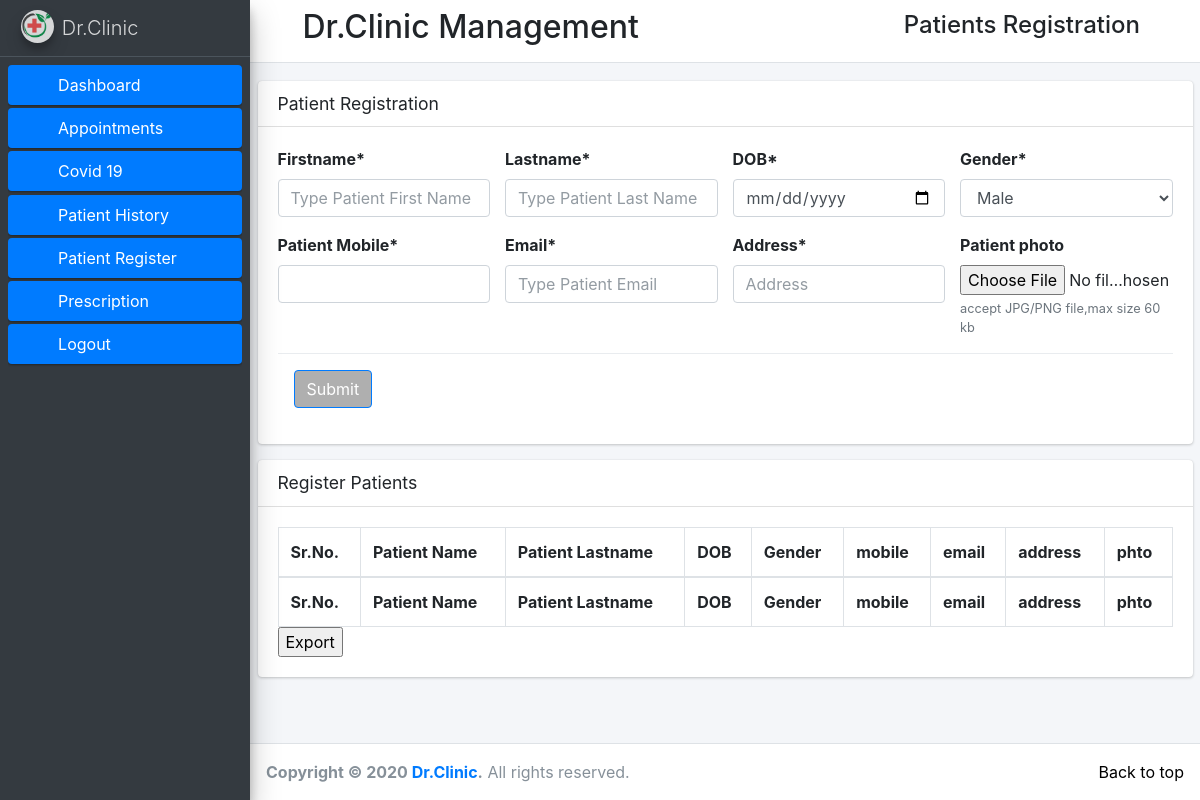
The app's page /registration (signed in), older data.
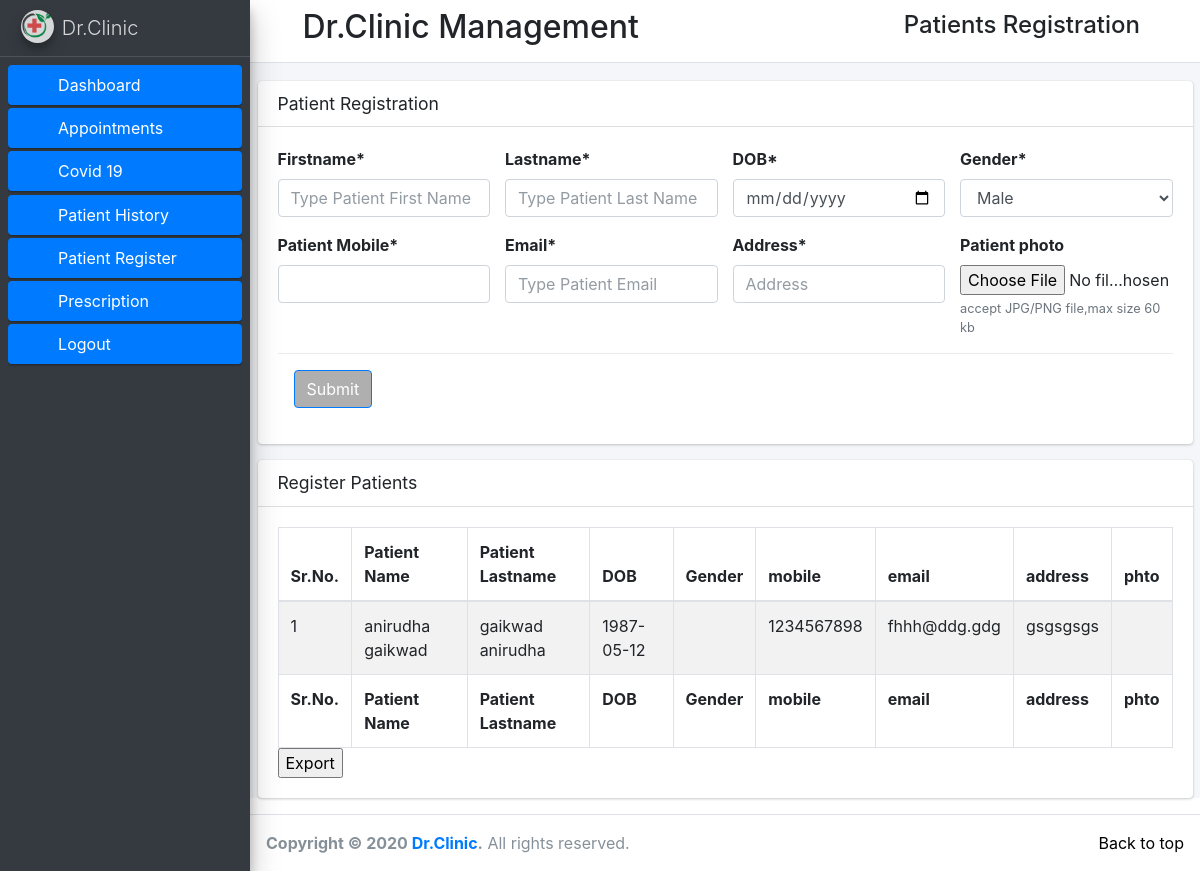
The same page, newer data.
### loginweb/models.py (models this page shows)
class PatientRegister(models.Model):
    fname=models.CharField(max_length=50)
    lname=models.CharField(max_length=50)
    dob=models.CharField(max_length=50)
    gender=models.CharField(max_length=50)
    mobile=models.CharField(max_length=50)
    email=models.CharField(max_length=50)
    address=models.CharField(max_length=100)
    photo=models.ImageField(upload_to="register_patient/imgs",null=True)
    class Meta:
        db_table:"p_register"

### loginweb/views.py (the view, shortened to what this page needs)
# urls.py: path('registration',views.admin_Pregister,name='admin_pregister'),
def admin_Pregister(request):
    if request.session.has_key('username'):
        cname=conf_set.CNAME
        user_name=request.session['username']
        if request.method=='GET':
            pregisterForm=PRegistrationForm()
    pregisterdata=PatientRegister.objects.all()
    context = {
        'pregisterForm': pregisterForm,'company':cname,'user':user_name,'page_title':"Patients Registration","pregisterdata":pregisterdata,}
    return render(request, "drviews/registration.html",context)

### templates/drviews/registration.html (shortened to what this page needs)
{% extends "layout/admin_base_layout.html" %}
{% load static %}
{% load crispy_forms_tags %}
{% block content %}
<br>
<div class="container">
<div class="card">
  <div class="card-header">
    <h3 class="card-title">Patient Registration</h3>
  </div>
  <div class="card-body">
    <form enctype="multipart/form-data" method="POST" id="myform">
      <div class="row">
        <div class="col-sm-3">
          <div class="form-group">
            {{ pregisterForm.PR_firstname|as_crispy_field }}
          </div>
        </div>
        <div class="col-sm-3">
          <div class="form-group">
            {{ pregisterForm.PR_lastname|as_crispy_field }}
          </div>
        </div>
        <div class="col-sm-3">
          <div class="form-group" >
            {{ pregisterForm.PR_dob|as_crispy_field }}
          </div>
        </div>
        <div class="col-sm-3">
          <div class="form-group" >
            {{ pregisterForm.PR_sex|as_crispy_field }}
          </div>
        </div>
        <div class="col-sm-3">
          <div class="form-group" >
            {{ pregisterForm.PR_mobile|as_crispy_field }}
          </div>
        </div>
        <div class="col-sm-3">
          <div class="form-group" >
            {{ pregisterForm.PR_email|as_crispy_field }}
          </div>
        </div>
        <div class="col-sm-3">
          <div class="form-group" >
            {{ pregisterForm.PR_address|as_crispy_field }}
          </div>
        </div>
        <div class="col-sm-3">
          <div class="form-group" >
            {{ pregisterForm.PR_photo|as_crispy_field }}
          </div>
        </div>
    </div>
    <div class="modal-footer justify-content-between">
      <button type="submit" class="btn btn-primary">Submit</button>
    </div>
</form>
  </div>
</div>
<div class="card">
  <div class="card-header">
    <h3 class="card-title">Register Patients</h3>
  </div>
  <div class="card-body">
    <table id="example1" class="table table-bordered table-striped">
      <thead>
      <tr>
        <th>Sr.No.</th>
        <th>Patient Name</th>
        <th>Patient Lastname</th>
        <th>DOB</th>
        <th>Gender</th>
        <th>mobile</th>
        <th>email</th>
        <th>address</th>
        <th>phto</th>
      </tr>
      </thead>
      <tbody>
        {% for xyz in pregisterdata %}
      <tr>
        <td>{{forloop.counter}}</td>
        <td>{{xyz.fname}}</td>
        <td>{{xyz.lname}}</td>
        <td>{{xyz.dob}}</td>
        <td>{{xyz.gender}}</td>
        <td>{{xyz.mobile}}</td>
        <td>{{xyz.email}}</td>
        <td>{{xyz.address}}</td>
        <td><img src="{{xyz.imge.url}}"></td>
      </tr>
{% endfor %}
      </tbody>
       <tfoot>
      <tr>
        <th>Sr.No.</th>
        <th>Patient Name</th>
        <th>Patient Lastname</th>
        <th>DOB</th>
        <th>Gender</th>
        <th>mobile</th>
        <th>email</th>
        <th>address</th>
        <th>phto</th>
      </tr>
      </tfoot>
    </table>
    <div >
   <a href="#" > <input type="button" value="Export"/>  </a>
  </div>
  </div>
</div>
</div>
{% endblock %}

### templates/layout/admin_base_layout.html (shortened to what this page needs)
{% load static %}
<!DOCTYPE html>
<html lang="en">
<head>
  <link rel="stylesheet" href="{% static 'assets/plugins/fontawesome-free/css/all.min.css'%}">
  <link rel="stylesheet" href="{% static 'assets/dist/css/ionicons.min.css'%}">
  <link rel="stylesheet" href="{% static 'assets/plugins/tempusdominus-bootstrap-4/css/tempusdominus-bootstrap-4.min.css'%}">
  <link rel="stylesheet" href="{% static 'assets/plugins/icheck-bootstrap/icheck-bootstrap.min.css'%}">
  <link rel="stylesheet" href="{% static 'assets/plugins/jqvmap/jqvmap.min.css'%}">
  <link rel="stylesheet" href="{% static 'assets/dist/css/adminlte.min.css'%}">
  <link rel="stylesheet" href="{% static 'assets/plugins/overlayScrollbars/css/OverlayScrollbars.min.css'%}">
  <link rel="stylesheet" href="{% static 'assets/plugins/daterangepicker/daterangepicker.css'%}">
  <link rel="stylesheet" href="{% static 'assets/plugins/summernote/summernote-bs4.css'%}">
 <link rel="stylesheet" href="{% static 'assets/plugins/icheck-bootstrap/icheck-bootstrap.min.css'%}">
 <link rel="stylesheet" href="{% static 'assets/plugins/select2/css/select2.min.css'%}">
 <link rel="stylesheet" href="{% static 'assets/plugins/select2-bootstrap4-theme/select2-bootstrap4.min.css'%}">
<link rel="stylesheet" href="{% static 'assets/plugins/datatables-bs4/css/dataTables.bootstrap4.min.css'%}">
<link rel="stylesheet" href="{% static 'assets/plugins/datatables-responsive/css/responsive.bootstrap4.min.css'%}">
<link rel="stylesheet" href="{% static 'assets/dist/css/print.css'%}">
<link rel="stylesheet" href="{% static 'assets/dist/css/printstyle.css'%}">
</head>
<body class="hold-transition sidebar-mini layout-navbar-fixed layout-fixed">
<div class="wrapper">
<nav class="main-header navbar navbar-expand navbar-white navbar-light">
    <ul class="navbar-nav">
      <li class="nav-item">
        <a class="nav-link" data-widget="pushmenu" href="#" role="button"><i class="fas fa-bars"></i></a>
      </li>
      <li class="nav-item d-none d-sm-inline-block">
        <h2 style="text-align:center">{{company}} Management</h2>
      </li>
    </ul>
     <ul class="navbar-nav ml-auto">
  <li>  <h4 style="text-align:right"> {{page_title}} </h4>  </li>
      <li class="nav-item dropdown">
        <a class="nav-link" data-toggle="dropdown" href="#" data-toggle="tooltip" data-placement="bottom" title="Change Password">
          <i class="fa fa-cog fa-spin fa-1x fa-fw"></i>
        </a>
      </li>
    </ul>
  </nav>
<aside class="main-sidebar sidebar-dark-primary elevation-4">
    <a href="#" class="brand-link">
      <img src="{% static 'assets/dist/img/logo/apple-icon.png' %}" alt="Dr Logo" class="brand-image img-circle elevation-3"
           style="opacity: .8">
    <span class="brand-text font-weight-light">{{company}}</span>
    </a>
    <div class="sidebar">
      <nav class="mt-2">
        <ul class="nav nav-pills nav-sidebar flex-column" data-widget="treeview" role="menu" data-accordion="false">
               <li class="nav-item has-treeview menu-close">
                <a href="#" class="nav-link active">
                   <i class="nav-icon fa fa-cog fa-spin fa-3x fa-fw"></i>
                   <p>
                    Dashboard
                    <i class="right fas fa-angle-left"></i>
                  </p>
                </a>
              </li>
          <li class="nav-item has-treeview menu-close">
            <a href="{% url 'admin_appointment' %}" class="nav-link active">
              <i class="nav-icon fa fa-cog fa-spin fa-3x fa-fw"></i>
              <p>
                 Appointments
                <i class="right fas fa-angle-left"></i>
              </p>
            </a>
         </li>
          <li class="nav-item has-treeview menu-close">
            <a href="#" class="nav-link active">
              <i class="nav-icon fa fa-cog fa-spin fa-3x fa-fw"></i>
              <p>
               Covid 19
                <i class="right fas fa-angle-left"></i>
              </p>
            </a>
          </li>
          <li class="nav-item has-treeview menu-close">
            <a href="#" class="nav-link active">
              <i class="nav-icon fa fa-cog fa-spin fa-3x fa-fw"></i>
              <p>
                Patient History
                <i class="right fas fa-angle-left"></i>
              </p>
            </a>
          </li>
          <li class="nav-item has-treeview menu-close">
            <a href="#" class="nav-link active">
              <i class="nav-icon fa fa-cog fa-spin fa-3x fa-fw"></i>
              <p>
               Patient Register
                <i class="right fas fa-angle-left"></i>
              </p>
            </a>
          </li>
          <li class="nav-item has-treeview menu-close">
            <a href="#" class="nav-link active">
              <i class="nav-icon fa fa-cog fa-spin fa-3x fa-fw"></i>
              <p>
                Prescription
                <i class="right fas fa-angle-left"></i>
              </p>
            </a>
          </li>
          <li class="nav-item has-treeview menu-close">
            <a href="{% url 'logout' %}" class="nav-link active">
              <i class="nav-icon fa fa-cog fa-spin fa-3x fa-fw"></i>
              <p>
              Logout
                <i class="right fas fa-angle-left"></i>
              </p>
            </a>
          </li>
        </ul>
      </nav>
    </div>
  </aside>
  <div class="content-wrapper">
  {% block content %}{% endblock %}
  </div>
  <footer class="main-footer">
    <div class="float-right d-none d-sm-inline">
      <i class="fa fa-rocket">
      <a href="#" style="color: black;"> </i> </a>
      <p class="float-right" ><a href="#" style="color: black;">Back to top</a></p>
    </div>
    <strong>Copyright &copy; <script>document.write(new Date().getFullYear());</script> <a href="https://bodhitechnology.tech" target="blank">{{company}}</a>.</strong> All rights reserved.
  </footer>
</div>
</body>
</html>

Row changes from the older to the newer data that the page shows:
added PatientRegister: fname "anirudha gaikwad", lname "gaikwad anirudha", dob "1987-05-12", mobile "1234567898", email "fhhh@ddg.gdg", address "gsgsgsgs"
